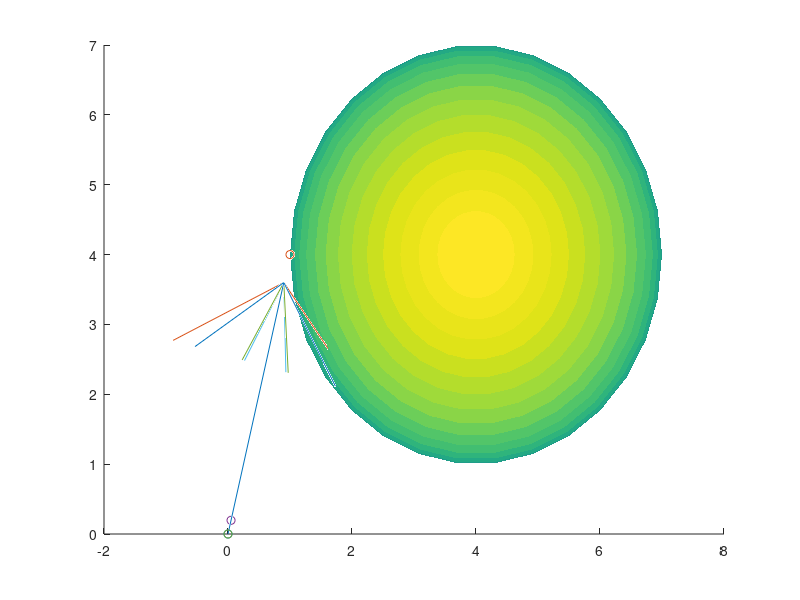

This chart was generated by the following MATLAB code:
%%%%%%%%%%%%%%%%%%%%%%%%%%%%%%%%%%%%%%%%%%%%%%%%%%%%%%%%%%%%%%%%%%%%%%%%%%%
%%%%%%%%%%%%%%%%%%%%%%%%%%%%% Roule Devoir 4 %%%%%%%%%%%%%%%%%%%%%%%%%%%%%%
%%%%%%%%%%%%%%%%%%%%%%%%%%%%%%%%%%%%%%%%%%%%%%%%%%%%%%%%%%%%%%%%%%%%%%%%%%%

clc ; clear all ; format loose %compact 
format long;
close all ; 

%%%%%%%%%%%%%%%%%%%%%%%%%%%% D�finir les cas %%%%%%%%%%%%%%%%%%%%%%%%%%%%%%
cm   = [4,4,11]; %--- centre de masse ellipso�de
rad    = 3; %--- x^2/(rad^2), y^2/(rad^2)
bval   = 9; %--- z^2/(bval^2)
Lame = [3 4; 3 5; 12 17];
nout = [1 1   1   1.2];
nin  = [1  1.5 1.5 1];
dep  = [0 0 5; 0 0 5; 0 0 0; 0 0 5];

for itst=1:1
  tic
  clf;
  hold;
  scatter3(dep(itst,1),dep(itst,2),dep(itst,3));
  hold on;
  
  pointHaut = cm + [-rad,0,bval];
  pointBas = cm + [-rad,0,-bval];
  axeZ = [0,0,1];
  scatter3(pointHaut(1),pointHaut(2),pointHaut(3));
  hold on;
  scatter3(pointBas(1),pointBas(2),pointBas(3));
  hold on;
  vec1 = pointHaut - dep(itst,:); 
  quiver3(dep(itst,1),dep(itst,2),dep(itst,3),vec1(1),vec1(2),vec1(3));
  hold on;
  vec2 = pointBas - dep(itst,:);
  quiver3(dep(itst,1),dep(itst,2),dep(itst,3),vec2(1),vec2(2),vec2(3));
  hold on;
  quiver3(0,0,0,pointHaut(1),pointHaut(2),pointHaut(3));
  hold on;
  quiver3(0,0,0,pointBas(1),pointBas(2),pointBas(3));
  hold on;
  
  polMin = acos(dot(pointHaut, axeZ) / (norm(pointHaut) * norm(axeZ)));
  polMax = acos(dot(axeZ, pointBas) / (norm(axeZ) * norm(pointBas)));
  
  rayX = sin(polMin)*cos(atan(pointHaut(2)/pointHaut(1)));
  rayY = sin(polMin)*sin(atan(pointHaut(2)/pointHaut(1)));
  rayZ = cos(polMin)
  
  scatter3(rayX,rayY,rayZ);
  hold on;
  scatter3(0,0,17);
  hold on;
  
  [x, y, z] = ellipsoid(cm(1),cm(2),cm(3),rad,rad,bval,30);
  hold on;
  surf(x, y, z,'edgecolor','b','EdgeAlpha',0.5)
  hold on;
  
##  Face1x=[Lame(1,1) Lame(1,1) Lame(1,1) Lame(1,1) Lame(1,1)];
##  Face2x=[Lame(1,2) Lame(1,2) Lame(1,2) Lame(1,2) Lame(1,2)];
##  Face12y=[Lame(2,1) Lame(2,2) Lame(2,2) Lame(2,1) Lame(2,1)];
##  Face12z=[Lame(3,1) Lame(3,1) Lame(3,2) Lame(3,2) Lame(3,1)];
##
##  Face34x=[Lame(1,1) Lame(1,2) Lame(1,2) Lame(1,1) Lame(1,1)];  
##  Face3y=[Lame(2,1) Lame(2,1) Lame(2,1) Lame(2,1) Lame(2,1)];
##  Face4y=[Lame(2,2) Lame(2,2) Lame(2,2) Lame(2,2) Lame(2,2)];
##  Face34z=Face12z;
##
##  Face56x=Face34x;
##  Face56y=[Lame(2,1) Lame(2,1) Lame(2,2) Lame(2,2) Lame(2,1)];
##  Face5z=[Lame(3,1) Lame(3,1) Lame(3,1) Lame(3,1) Lame(3,1)];
##  Face6z=[Lame(3,2) Lame(3,2) Lame(3,2) Lame(3,2) Lame(3,2)];
##
##  line(Face1x,Face12y,Face12z,'Color',[0.6 0.6 0.6]);
##  line(Face2x,Face12y,Face12z,'Color',[0.6 0.6 0.6]);
##  line(Face34x,Face3y,Face34z,'Color',[0.6 0.6 0.6]);
##  line(Face34x,Face4y,Face34z,'Color',[0.6 0.6 0.6]);
##  line(Face56x,Face56y,Face5z,'Color',[0.6 0.6 0.6]);
##  line(Face56x,Face56y,Face6z,'Color',[0.6 0.6 0.6]);
##  axis equal
##  [xi,yi,zi,face]=Devoir4(nout(itst),nin(itst),dep(itst,:));
##  nbpoint=length(face);
##  for ipoint=1:nbpoint
##    if face(ipoint) == 1
##      plot3([xi(ipoint)],[yi(ipoint)],[zi(ipoint)],'r.');
##    elseif face(ipoint) == 2
##      plot3([xi(ipoint)],[yi(ipoint)],[zi(ipoint)],'c.');
##    elseif face(ipoint) == 3
##      plot3([xi(ipoint)],[yi(ipoint)],[zi(ipoint)],'g.');
##    elseif face(ipoint) == 4
##      plot3([xi(ipoint)],[yi(ipoint)],[zi(ipoint)],'y.');
##    elseif face(ipoint) == 5
##      plot3([xi(ipoint)],[yi(ipoint)],[zi(ipoint)],'b.');
##    elseif face(ipoint) == 6
##      plot3([xi(ipoint)],[yi(ipoint)],[zi(ipoint)],'m.');
##    end
##  end
##  hold;
##  toc
##  pause
end
